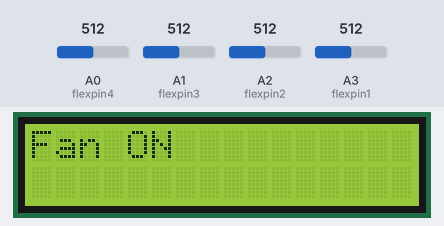
Recording of a sketch running on a simulated Arduino Uno, built with avr-gcc and run on an emulated ATmega328P. Parts: 16×2 character LCD. The test bench sets the inputs (shaded band); at power-on: A0 (flexpin4) = 512, A1 (flexpin3) = 512, A2 (flexpin2) = 512, A3 (flexpin1) = 512. What the sketch prints to the serial monitor is not drawn.

Above: at 1.2 s.
1.3 s: A0 (flexpin4) set to 112
7.3 s: A0 (flexpin4) set to 90
At 8.5 s:
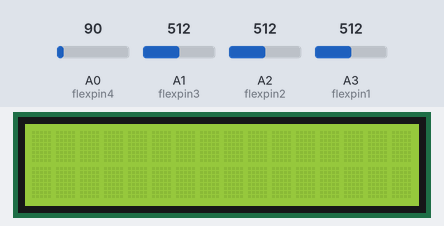
11.6 s: A1 (flexpin3) set to 109
13.3 s: A1 (flexpin3) set to 88
At 14.6 s:
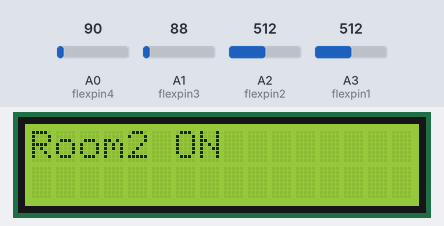
19.3 s: A2 (flexpin2) set to 90
At 21.1 s:
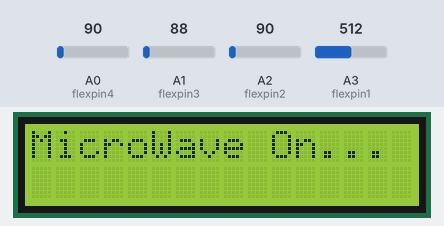
25.3 s: A3 (flexpin1) set to 90
At 27.6 s:
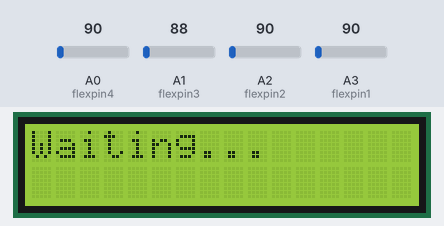
Timing chart, 0 to 29.1 s (numbered marks = the images above; inputs shaded):
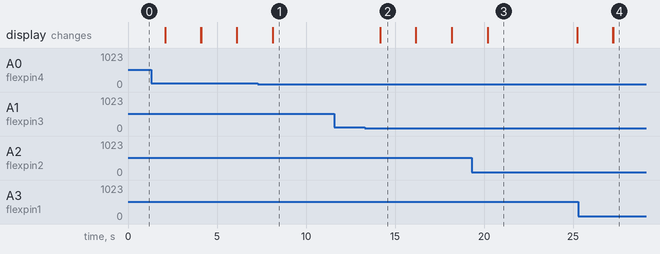

Measured:
- the behaviour switches between 101 and 100 on A0 (flexpin4) (found by bisection; images 0 and 1)
- the behaviour switches between 100 and 99 on A1 (flexpin3) (found by bisection; images 1 and 2)
- after the input at 11.6 s, every drawn part: stays the same
- after the input at 13.3 s, the display: changes after 0.86 s (image 2)
- after the input at 19.3 s, the display: first differs from a run without the input after 0.92 s (image 3)
- after the input at 25.3 s, the display: first differs from a run without the input after 1.9 s (image 4)
- what the display in image 2 shows lasts 2.0 s, from 14.2 s to 16.2 s
- what the display in image 3 shows lasts 5.0 s, from 20.2 s to 25.2 s

The sketch:

handTest1.ino
```cpp
//장갑
#include <LiquidCrystal_I2C.h>
#include <SoftwareSerial.h>
int flexpin1 = A3;  //구부림센서 값을 센싱할 아날로그 핀을 지정합니다.
int flexpin2 = A2;
int flexpin3 = A1;
int flexpin4 = A0;

// 0x3F I2C 주소를 가지고 있는 16x2 LCD객체를 생성합니다.
LiquidCrystal_I2C lcd(0x27, 16, 2);

SoftwareSerial mySerial(2, 3); //블루투스의 Tx, Rx핀을 2번 3번핀으로 설정
SoftwareSerial mySerial2(6, 7);
SoftwareSerial mySerial3(8, 9);

void setup() {
  // put your setup code here, to run once:
  Serial.begin(9600);
  while (!Serial) {
    ; //시리얼통신이 연결되지 않았다면 코드 실행을 멈추고 무한 반복
  }
  mySerial.begin(9600);
  mySerial2.begin(9600);
  mySerial3.begin(9600);
  // I2C LCD를 초기화 합니다..
  lcd.init();
  // I2C LCD의 백라이트를 켜줍니다.
  lcd.backlight();
}

void loop() {
  //센서값을 저장할 변수 설정합니다.
  int flexVal1;
  int flexVal2;
  int flexVal3;
  int flexVal4;
  char data;              //블루투스 통신으로 보낼 데이터 변수 선언

  // 센서로 부터 보내오는 값을 입력 받습니다.(0-1023)
  flexVal1 = analogRead(flexpin1);
  flexVal2 = analogRead(flexpin2);
  flexVal3 = analogRead(flexpin3);
  flexVal4 = analogRead(flexpin4);


  if (Serial.available()) {    //시리얼모니터에 입력된 데이터가 있다면
    mySerial.write(Serial.read());  //블루투스를 통해 입력된 데이터 전달
  }           //전자레인지 아두이노로 데이터 보내기

  if (Serial.available()) {    //시리얼모니터에 입력된 데이터가 있다면
    mySerial2.write(Serial.read());  //블루투스를 통해 입력된 데이터 전달
  }           //문, 창문 아두이노로 보내기

  if (Serial.available()) {    //시리얼모니터에 입력된 데이터가 있다면
    mySerial3.write(Serial.read());  //블루투스를 통해 입력된 데이터 전달
  }           //전등, tv, 선풍기 아두이노로 보내기

  // sensor:XXX 로 출력한다(XXX값은 센서로 부터 읽어 온 값)
  Serial.print("     sensor: ");
  Serial.print(flexVal1);
  Serial.print("     sensor: ");
  Serial.print(flexVal2);
  Serial.print("     sensor: ");
  Serial.print(flexVal3);
  Serial.print("     sensor: ");
  Serial.println(flexVal4);

  data = handVal(data, flexVal1, flexVal2, flexVal3, flexVal4);
  Serial.println(data);
  mySerial.write(data);
  mySerial2.write(data);
  mySerial3.write(data);

  if(data == 'a') {                 //전자레인지 딜레이 조건문
    delay(5000);
    lcd.setCursor(0,0);
    lcd.print("MicroWave Off");
  }

  delay(2000);
  lcd.clear();
}

char handVal(char _data, int _flexVal1, int _flexVal2, int _flexVal3, int _flexVal4) {
  if(_flexVal1 < 100 && _flexVal2 < 100 && _flexVal3 < 100 && _flexVal4 < 100) {
    lcd.setCursor(0,0);            // 0번째 줄 0번째 셀부터 입력하게 합니다.
    lcd.print("Waiting...");
    _data = 'z';        //대기 상태
  } else if(_flexVal1 > 100 && _flexVal2 < 100 && _flexVal3 < 100 && _flexVal4 < 100) {
    lcd.setCursor(0,0);            // 0번째 줄 0번째 셀부터 입력하게 합니다.
    lcd.print("MicroWave On...");
    _data = 'a';        //전자레인지
  } else if(_flexVal1 < 100 && _flexVal2 > 100 && _flexVal3 < 100 && _flexVal4 < 100) {
    lcd.setCursor(0,0);            // 0번째 줄 0번째 셀부터 입력하게 합니다.
    lcd.print("TV on");
    _data = 'b';        //tv on
  } else if(_flexVal1 < 100 && _flexVal2 < 100 && _flexVal3 > 100 && _flexVal4 < 100) {
    lcd.setCursor(0,0);            // 0번째 줄 0번째 셀부터 입력하게 합니다.
    lcd.print("TV off");
    _data = 'c';        //tv off
  } else if(_flexVal1 < 100 && _flexVal2 < 100 && _flexVal3 < 100 && _flexVal4 > 100) {
    lcd.setCursor(0,0);            // 0번째 줄 0번째 셀부터 입력하게 합니다.
    lcd.print("Room1 ON");
    _data = 'd';        //거실 전등
  } else if(_flexVal1 > 100 && _flexVal2 > 100 && _flexVal3 < 100 && _flexVal4 < 100) {
    lcd.setCursor(0,0);            // 0번째 줄 0번째 셀부터 입력하게 합니다.
    lcd.print("Room2 ON");
    _data = 'e';        //안방 전등
  } else if(_flexVal1 > 100 && _flexVal2 > 100 && _flexVal3 > 100 && _flexVal4 > 100) {
    lcd.setCursor(0,0);            // 0번째 줄 0번째 셀부터 입력하게 합니다.
    lcd.print("Fan ON");
    _data = 'f';        //선풍기
  } else if(_flexVal1 > 100 && _flexVal2 < 100 && _flexVal3 < 100 && _flexVal4 > 100) {
    lcd.setCursor(0,0);            // 0번째 줄 0번째 셀부터 입력하게 합니다.
    lcd.print("Door Open");
    _data = 'g';       //
  } else if(_flexVal1 < 100 && _flexVal2 > 100 && _flexVal3 > 100 && _flexVal4 < 100) {
    lcd.setCursor(0,0);            // 0번째 줄 0번째 셀부터 입력하게 합니다.
    lcd.print("Window Open");
    _data = 'h';       //
  } else if(_flexVal1 < 100 && _flexVal2 < 100 && _flexVal3 > 100 && _flexVal4 > 100) {
    lcd.setCursor(0,0);            // 0번째 줄 0번째 셀부터 입력하게 합니다.
    lcd.print("Blind");
    _data = 'i';       //
  }

  return _data;
}
```
